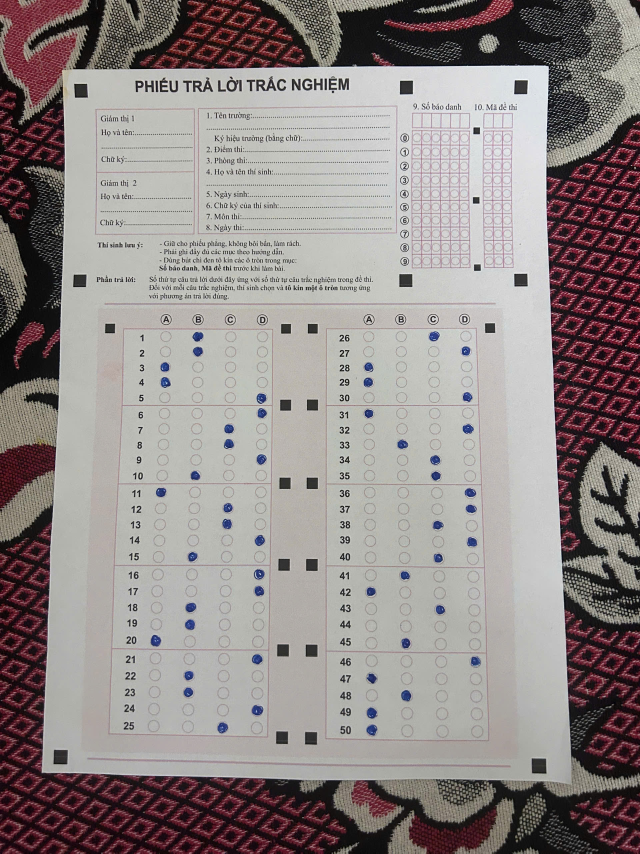
#> input picture Test_TGMT.jpg, 1920 x 2560 px (shown at 1/3 size)
$ python -i printed_form.py   (imports and definitions only)
#> lines starting #> are read from the running program, lines starting #| are printed output that depends on the picture; after the words box and inside, x2 and y2 are one past the last pixel; in counts of white or black regions, pixels touching at a corner belong together
#> further down, picture is the input picture: shape (2560, 1920, 3); mean B, G, R 135.9, 137.2, 145.3
#> (reads config/printed_50.json from the repository)
### modules/image_processing.py
from dataclasses import dataclass
from pathlib import Path

import cv2
import numpy as np

from .errors import ImageProcessingError

DEFAULT_MAX_DIMENSION = 2200
DEFAULT_BLUR_KERNEL = 3
DEFAULT_BLOCK_SIZE = 51
DEFAULT_THRESHOLD_C = 12.0


@dataclass(frozen=True)
class PreprocessConfig:
    max_dimension: int = DEFAULT_MAX_DIMENSION
    blur_kernel: int = DEFAULT_BLUR_KERNEL
    threshold_method: str = "adaptive"
    block_size: int = DEFAULT_BLOCK_SIZE
    threshold_c: float = DEFAULT_THRESHOLD_C
    morphology_kernel: int = 0


@dataclass
class PreprocessedImage:
    original: np.ndarray
    resized: np.ndarray
    gray: np.ndarray
    blurred: np.ndarray
    binary: np.ndarray


def validate_image(image: np.ndarray) -> None:
    if not isinstance(image, np.ndarray) or image.size == 0:
        raise ImageProcessingError("Ảnh rỗng hoặc dữ liệu không phải numpy array.")
    if image.dtype != np.uint8 or image.ndim not in (2, 3):
        raise ImageProcessingError("Ảnh phải có kiểu uint8 và 2 hoặc 3 chiều.")
    if image.ndim == 3 and image.shape[2] not in (3, 4):
        raise ImageProcessingError("Ảnh màu phải có 3 hoặc 4 kênh.")
    if min(image.shape[:2]) < 3:
        raise ImageProcessingError("Ảnh quá nhỏ để xử lý.")


# [40 lines left out: functions load_image, save_image, resize_image, not called in this run]


def to_grayscale(image: np.ndarray, *, copy: bool = True) -> np.ndarray:
#> called with copy = True
    validate_image(image)
    if image.ndim == 2:
        return image.copy() if copy else image
    conversion = cv2.COLOR_BGRA2GRAY if image.shape[2] == 4 else cv2.COLOR_BGR2GRAY
#> conversion = 6
    return cv2.cvtColor(image, conversion)
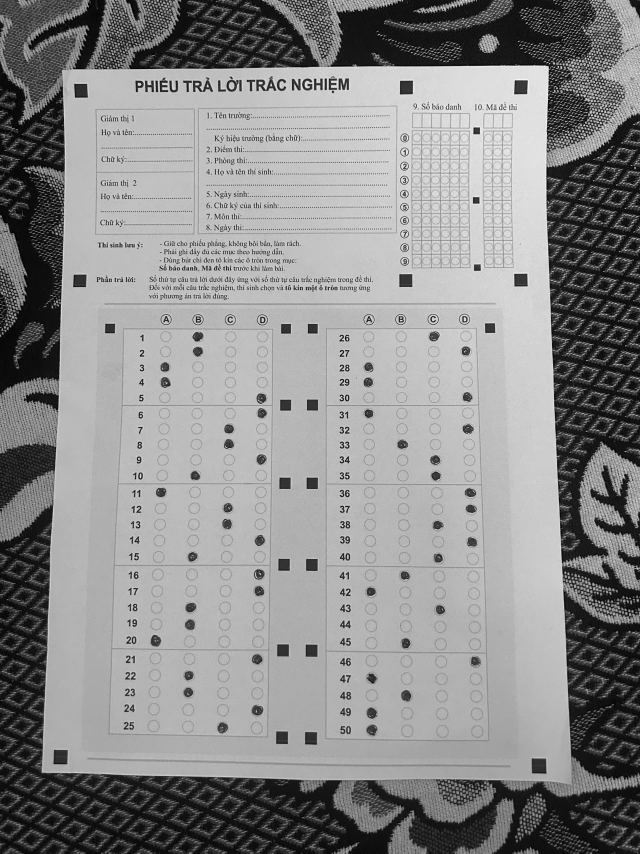
#> returned value: shape (2560, 1920) (shown at 1/3 size); min 0, max 255, mean 139.5


# [41 lines left out: functions apply_blur, apply_threshold, preprocess_image, not called in this run]

### modules/printed_form.py
from dataclasses import replace
import json
from pathlib import Path

import cv2
import numpy as np

from .answer_detection import AnswerConfig, validate_config
from .errors import AnswerDetectionError
from .image_processing import to_grayscale

PROFILE_PATH = Path(__file__).resolve().parents[1] / "config" / "printed_50.json"


def detect_printed_layout(image: np.ndarray) -> AnswerConfig | None:
    try:
        profile = json.loads(PROFILE_PATH.read_text(encoding="utf-8"))
    except (OSError, ValueError) as exc:
        raise AnswerDetectionError(f"Không đọc được cấu hình mẫu phiếu in: {exc}") from exc
    gray = to_grayscale(image)
    height, width = gray.shape
#> height = 2560; width = 1920
    scale = width / profile["reference_width"]
#> scale = 1.92
    otsu, _ = cv2.threshold(gray, 0, 255, cv2.THRESH_BINARY | cv2.THRESH_OTSU)
#> otsu = 111
    cutoff = float(np.clip(otsu * profile["marker_threshold_ratio"], 40, 120))
#> cutoff = 77.7
    mask = cv2.threshold(gray, cutoff, 255, cv2.THRESH_BINARY_INV)[1]
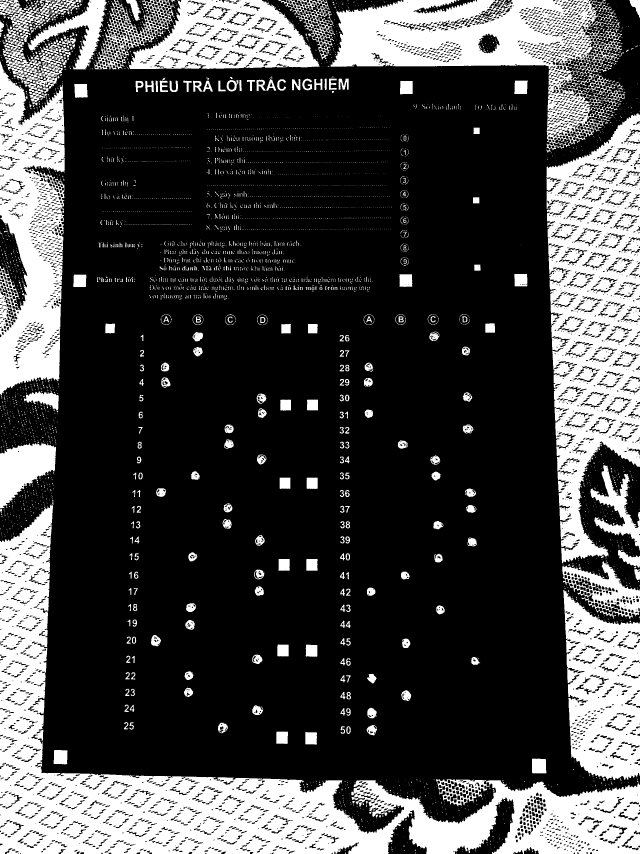
#> mask: shape (2560, 1920) (shown at 1/3 size); 26.9% white; 4195 white regions (3583 under 20 px)
    contours, _ = cv2.findContours(mask, cv2.RETR_EXTERNAL, cv2.CHAIN_APPROX_SIMPLE)
#> contours = 4154 contours, 3836 with area under 20; largest, box (x1, y1, x2, y2) and area: (0, 1506, 1920, 2560) 463086, (1639, 340, 1920, 1690) 266984, (992, 0, 1875, 458) 172932, (0, 186, 194, 1186) 144093, (1690, 1770, 1920, 2342) 100297
    markers = []
    low, high = np.asarray(profile["marker_size_range"]) * scale
#> low = 23.04; high = 53.76
    for contour in contours:
        x, y, w, h = cv2.boundingRect(contour)
        if not (low <= w <= high and low <= h <= high and 0.8 <= w / h <= 1.25):
            continue
        if cv2.contourArea(contour) / (w * h) >= profile["marker_min_extent"]:
            markers.append((x + w / 2, y + h / 2))
#> this loop made 4154 passes
#> (x, y, w, h) on passes 9, 10, 12: (1474, 2549, 1, 1), (1034, 2549, 3, 3), (1244, 2548, 3, 5)
#> after the loop, markers = 26 pairs, first value 182 to 1617.5, second value 261.5 to 2298
    bands = profile["middle_marker_x_bands"]
    ymin, ymax = np.array(profile["marker_y_band"]) * height
#> ymin = 896; ymax = 2483.2
    groups = []
    for xmin, xmax in bands:
        group = [point for point in markers if xmin * width < point[0] < xmax * width and ymin < point[1] < ymax]
        groups.append(np.array(sorted(group, key=lambda point: point[1])))
#> after the loop, groups = 2 point arrays, longest 12 points
    if min(map(len, groups)) < 3:
        return None
    if any(len(group) != 6 for group in groups):
        raise AnswerDetectionError("Nhận ra mẫu phiếu in nhưng thiếu mốc đen giữa hai cột; cần đủ 6 cặp mốc.")
    left, right = groups
    tolerance = profile["marker_alignment_tolerance"] * scale
    if np.max(np.abs(left[:, 1] - right[:, 1])) > tolerance:
        raise AnswerDetectionError("Các mốc đen hai cột không thẳng hàng; kiểm tra phiếu cong hoặc góc chụp.")
    for group in groups:
        gaps = np.diff(group[:, 1])
        if gaps.min() < height * .07 or gaps.max() / gaps.min() > 1.3:
            raise AnswerDetectionError("Khoảng cách mốc đen không phù hợp mẫu 50 câu.")
    outer = []
    for (xmin, xmax), group in zip(profile["outer_marker_x_bands"], groups):
        matches = [p for p in markers if xmin * width < p[0] < xmax * width and abs(p[1] - group[0, 1]) < tolerance]
        if len(matches) != 1:
            raise AnswerDetectionError("Không tìm đủ hai mốc đen ngoài ở đầu vùng trả lời.")
        outer.append(matches[0])
    spans = (left[0, 0] - outer[0][0], outer[1][0] - right[0, 0])
    if min(spans) < width * .25 or max(spans) / min(spans) > 1.15:
        raise AnswerDetectionError("Bề rộng hai cột đáp án không phù hợp mẫu phiếu in.")
    centers = []
    for column, group in enumerate(groups):
        start = 1 if column == 0 else 0
        for row in range(25):
            block, offset = divmod(row, 5)
            fraction = (offset + .5) / 5
            anchor = group[block] * (1 - fraction) + group[block + 1] * fraction
            y = round(anchor[1])
            row_centers = []
            for position in profile["choice_fractions"]:
                x = round(anchor[0] + (position - start) * spans[column])
                row_centers.append((x, y))
            centers.append(tuple(row_centers))
    radius = round(profile["bubble_radius"] * scale)
    search = round(profile["center_search_radius"] * scale)
    points = np.asarray(centers)
    flat_points = points.reshape(-1, 2)
    padding = radius * 2 + search + 2
    min_x, min_y = flat_points.min(axis=0) - padding
    max_x, max_y = flat_points.max(axis=0) + padding + 1
    region = (max(0, int(min_x)), max(0, int(min_y)), min(width, int(max_x)), min(height, int(max_y)))
    columns = []
    for block in (points[:25], points[25:]):
        xs = block[..., 0]
        columns.append((int(xs.min() - 20 * scale), region[1], int(xs.max() + 20 * scale), region[3]))
    config = replace(
        AnswerConfig(), paper_size=(width, height), answer_region=region, columns=tuple(columns),
        bubble_radius=radius, centers=tuple(centers), center_search_radius=search,
        ring_threshold_c=profile["ring_threshold_c"], fill_threshold=profile["fill_threshold"],
    )
    validate_config(config)
    return config

>>> import cv2
>>> picture = cv2.imread('../Test_TGMT.jpg')
>>> result = detect_printed_layout(picture)
